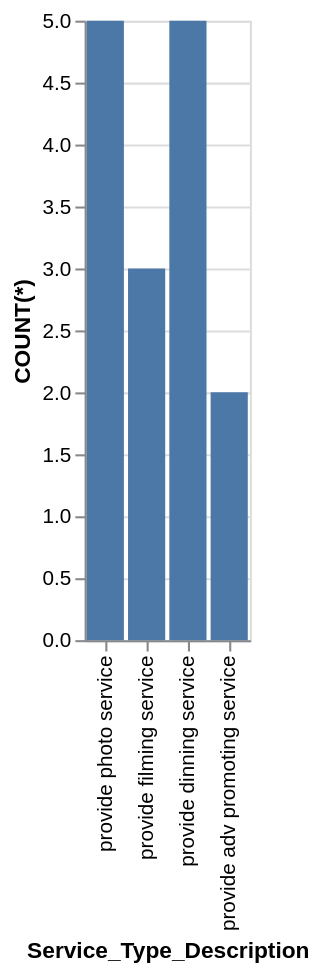

Describe this chart as a Vega-Lite specification.
### Vega-Lite specification from a JSON file in a GitHub repository (floating-point values rounded to 4 significant figures)
{"data": {"values": [{"x_data": "provide photo service", "y_data": 5}, {"x_data": "provide dinning service", "y_data": 5}, {"x_data": "provide filming service", "y_data": 3}, {"x_data": "provide adv promoting service", "y_data": 2}]}, "mark": "bar", "encoding": {"x": {"field": "x_data", "type": "nominal", "title": "Service_Type_Description", "sort": "descending"}, "y": {"field": "y_data", "type": "quantitative", "title": "COUNT(*)"}}}
